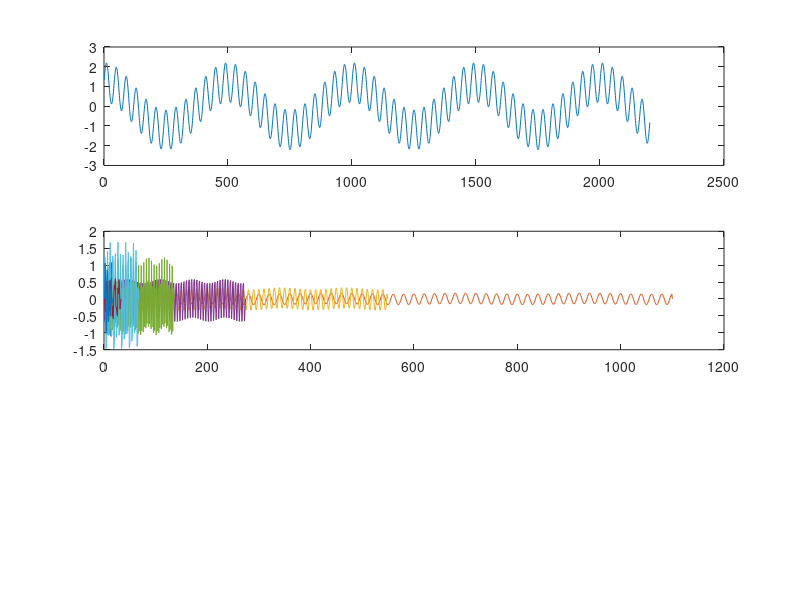

Source code (MATLAB): (Note: this script raises an error after producing the figure.)
t = 1:2201;
x = sin(2*pi*t/40) + 1.2*cos(2*pi*t/500);

figure(1)
subplot(3,1,1)
plot(t, x)

N = 7

ds = cell(1, N);

for n = 1:N
    len = ceil(length(x)/2)-1;
    s = zeros(1, len); % lp
    d = zeros(1, len); % hp
    for i = 2:len-1
        s(i) = x(2*i);
        d(i) = x(2*i+1);
        d(i) = d(i) - s(i);
        s(i) = s(i) + 1/2*d(i);
    end
    ds{n } = d;
    x = s(1:len);
end

subplot(3,1,2)
plot(s); hold on;
for i = 1:N
    plot(ds{i});
end
hold off;

im2 = wavlet2img(ds, {});
im = imresize(im2,[N*30 size(im2,2)]);
subplot(3,1,3)
imshow(im(:, 200:end-200), [])

legend({'s (lp)', 'd (hp)'});

%%

for n = N:-1:1
    len = length(s);
    y = zeros(1, len*2 + 1); % lp
    d = ds{n};
    for i = 2:len
        s(i) = s(i) - 1/2*d(i);
        d(i) = d(i) + s(i);
        y(2*i+1) = d(i);
        y(2*i) = s(i);
    end
    s = y;
end

subplot(3,1,1)
hold on;
plot(y, 'x'); hold off;
